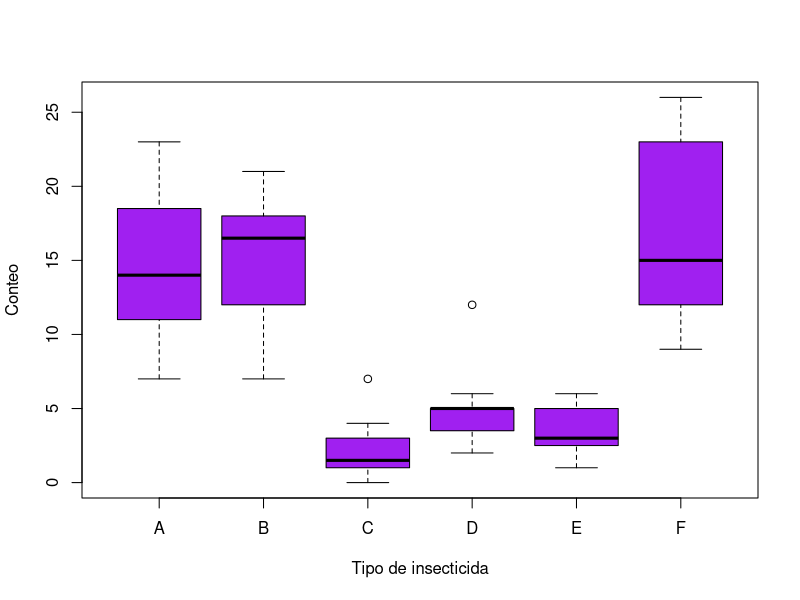
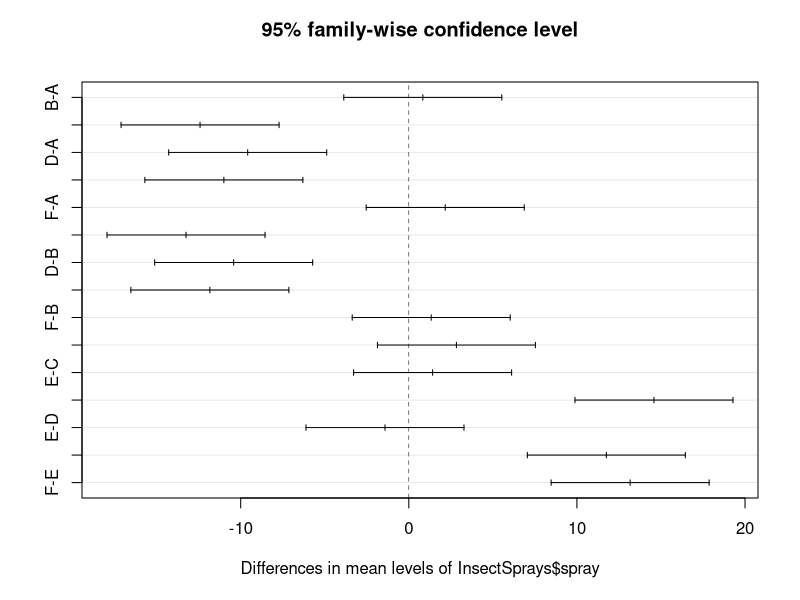

Write the R code that produced these figures, in order.
# Examen
# 26/10/2022
# Filiberto Lozoya Ojeda

data("InsectSprays")
head(InsectSprays)

boxplot(InsectSprays$count ~ InsectSprays$spray,
        xlab = "Tipo de insecticida",
        ylab = "Conteo",
        col = "purple")

tapply(InsectSprays$count, InsectSprays$spray, mean)

tapply(InsectSprays$count, InsectSprays$spray, var)

Insecticidas <-  aov(InsectSprays$count ~ InsectSprays$spray)

TukeyHSD(Insecticidas)
plot(TukeyHSD(Insecticidas))
